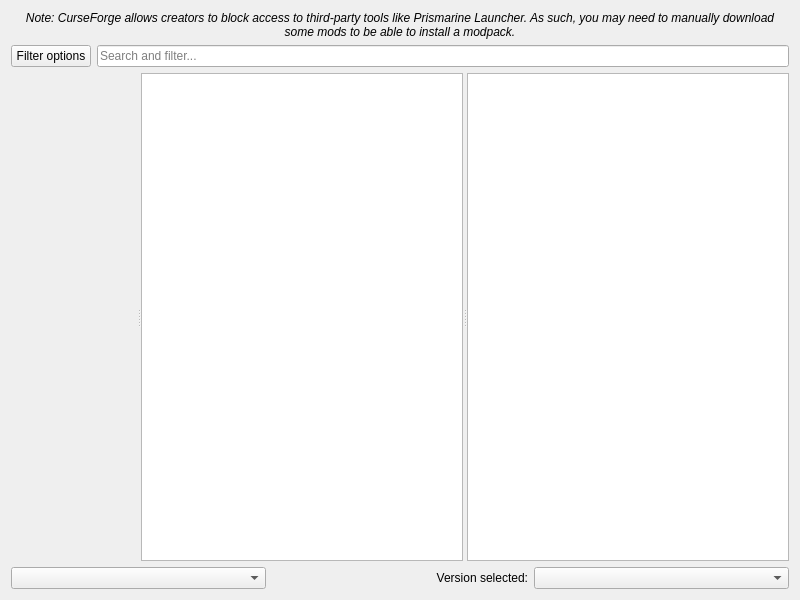
<?xml version="1.0" encoding="UTF-8"?>
<ui version="4.0">
 <class>FlamePage</class>
 <widget class="QWidget" name="FlamePage">
  <property name="geometry">
   <rect>
    <x>0</x>
    <y>0</y>
    <width>800</width>
    <height>600</height>
   </rect>
  </property>
  <layout class="QVBoxLayout" name="verticalLayout">
   <item>
    <widget class="QLabel" name="label_2">
     <property name="font">
      <font>
       <italic>true</italic>
      </font>
     </property>
     <property name="text">
      <string>Note: CurseForge allows creators to block access to third-party tools like Prismarine Launcher. As such, you may need to manually download some mods to be able to install a modpack.</string>
     </property>
     <property name="alignment">
      <set>Qt::AlignCenter</set>
     </property>
     <property name="wordWrap">
      <bool>true</bool>
     </property>
    </widget>
   </item>
   <item>
    <layout class="QHBoxLayout" name="horizontalLayout">
     <item>
      <widget class="QPushButton" name="filterButton">
       <property name="text">
        <string>Filter options</string>
       </property>
      </widget>
     </item>
     <item>
      <widget class="QLineEdit" name="searchEdit">
       <property name="placeholderText">
        <string>Search and filter...</string>
       </property>
      </widget>
     </item>
    </layout>
   </item>
   <item>
    <widget class="QSplitter" name="splitter">
     <property name="sizePolicy">
      <sizepolicy hsizetype="Expanding" vsizetype="Expanding">
       <horstretch>0</horstretch>
       <verstretch>0</verstretch>
      </sizepolicy>
     </property>
     <property name="orientation">
      <enum>Qt::Horizontal</enum>
     </property>
     <widget class="QWidget" name="widget" native="true"/>
     <widget class="QListView" name="packView">
      <property name="horizontalScrollBarPolicy">
       <enum>Qt::ScrollBarAlwaysOff</enum>
      </property>
      <property name="alternatingRowColors">
       <bool>true</bool>
      </property>
      <property name="iconSize">
       <size>
        <width>48</width>
        <height>48</height>
       </size>
      </property>
     </widget>
     <widget class="ProjectDescriptionPage" name="packDescription">
      <property name="openExternalLinks">
       <bool>true</bool>
      </property>
      <property name="openLinks">
       <bool>true</bool>
      </property>
     </widget>
    </widget>
   </item>
   <item>
    <layout class="QHBoxLayout">
     <item>
      <widget class="QComboBox" name="sortByBox"/>
     </item>
     <item>
      <widget class="QLabel" name="label">
       <property name="text">
        <string>Version selected:</string>
       </property>
       <property name="alignment">
        <set>Qt::AlignRight|Qt::AlignTrailing|Qt::AlignVCenter</set>
       </property>
      </widget>
     </item>
     <item>
      <widget class="QComboBox" name="versionSelectionBox"/>
     </item>
    </layout>
   </item>
  </layout>
 </widget>
 <customwidgets>
  <customwidget>
   <class>ProjectDescriptionPage</class>
   <extends>QTextBrowser</extends>
   <header>ui/widgets/ProjectDescriptionPage.h</header>
  </customwidget>
 </customwidgets>
 <tabstops>
  <tabstop>packView</tabstop>
  <tabstop>packDescription</tabstop>
  <tabstop>sortByBox</tabstop>
  <tabstop>versionSelectionBox</tabstop>
 </tabstops>
 <resources/>
 <connections/>
</ui>
